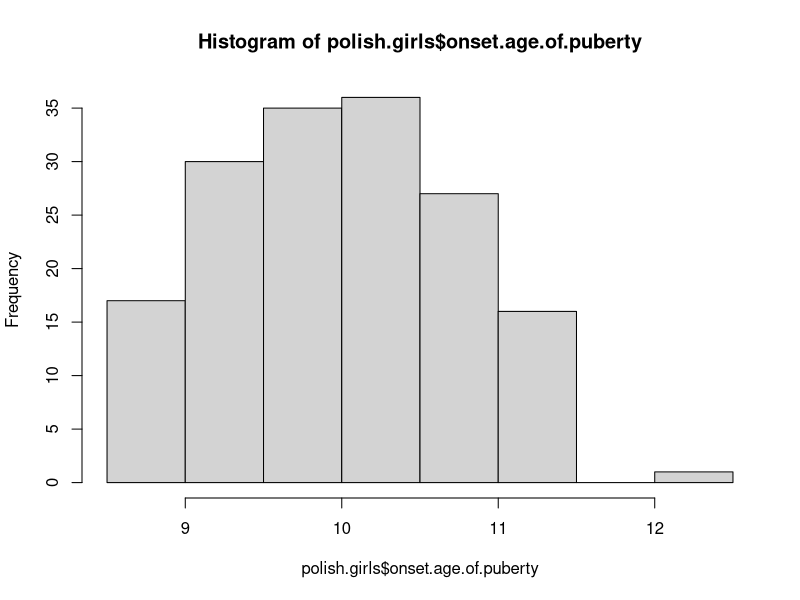
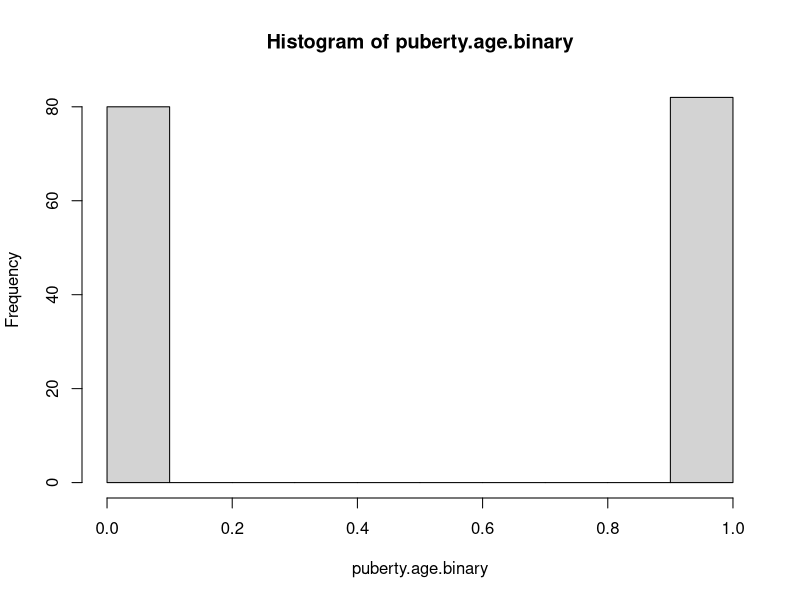

Write the R code that produced these figures, in order. (Note: this script raises an error after producing the figures.)
polish.girls <- read.csv("PolishGirls.csv", header = TRUE)
View(polish.girls)
names(polish.girls)
hist(polish.girls$onset.age.of.puberty)
summary(polish.girls$onset.age.of.puberty)

mod.lm <- lm(onset.age.of.puberty ~ height.gap.SDS + BMI.percentile, data = polish.girls)
summary(mod.lm)

puberty.age.binary <- ifelse(polish.girls$onset.age.of.puberty <= median(polish.girls$onset.age.of.puberty), 1, 0)
hist(puberty.age.binary)
summary(puberty.age.binary)
table (puberty.age.binary)

mod.glm.logistic <- glm(puberty.age.binary ~ height.gap.SDS + BMI.percentile, family = binomial, data = polish.girls)
summary(mod.glm)
